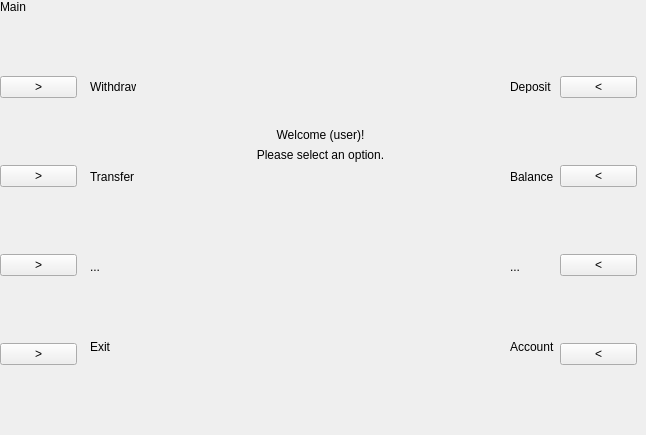
    <widget class="QWidget" name="main">
     <widget class="QLabel" name="label_L1">
      <property name="geometry">
       <rect>
        <x>90</x>
        <y>80</y>
        <width>46</width>
        <height>13</height>
       </rect>
      </property>
      <property name="text">
       <string>Withdraw</string>
      </property>
     </widget>
     <widget class="QLabel" name="label_R1">
      <property name="geometry">
       <rect>
        <x>510</x>
        <y>80</y>
        <width>46</width>
        <height>13</height>
       </rect>
      </property>
      <property name="text">
       <string>Deposit</string>
      </property>
     </widget>
     <widget class="QLabel" name="label_L2">
      <property name="geometry">
       <rect>
        <x>90</x>
        <y>170</y>
        <width>46</width>
        <height>13</height>
       </rect>
      </property>
      <property name="text">
       <string>Transfer</string>
      </property>
     </widget>
     <widget class="QLabel" name="label_R2">
      <property name="geometry">
       <rect>
        <x>510</x>
        <y>170</y>
        <width>46</width>
        <height>13</height>
       </rect>
      </property>
      <property name="text">
       <string>Balance</string>
      </property>
     </widget>
     <widget class="QWidget" name="verticalLayoutWidget_2">
      <property name="geometry">
       <rect>
        <x>560</x>
        <y>15</y>
        <width>77</width>
        <height>411</height>
       </rect>
      </property>
      <layout class="QVBoxLayout" name="verticalLayout_2">
       <item>
        <widget class="QPushButton" name="pushButton_R1">
         <property name="text">
          <string>&lt;</string>
         </property>
        </widget>
       </item>
       <item>
        <widget class="QPushButton" name="pushButton_R2">
         <property name="text">
          <string>&lt;</string>
         </property>
        </widget>
       </item>
       <item>
        <widget class="QPushButton" name="pushButton_R3">
         <property name="text">
          <string>&lt;</string>
         </property>
        </widget>
       </item>
       <item>
        <widget class="QPushButton" name="pushButton_R4">
         <property name="text">
          <string>&lt;</string>
         </property>
        </widget>
       </item>
      </layout>
     </widget>
     <widget class="QWidget" name="verticalLayoutWidget">
      <property name="geometry">
       <rect>
        <x>0</x>
        <y>15</y>
        <width>77</width>
        <height>411</height>
       </rect>
      </property>
      <layout class="QVBoxLayout" name="verticalLayout">
       <item>
        <widget class="QPushButton" name="pushButton_L1">
         <property name="text">
          <string>&gt;</string>
         </property>
        </widget>
       </item>
       <item>
        <widget class="QPushButton" name="pushButton_L2">
         <property name="text">
          <string>&gt;</string>
         </property>
        </widget>
       </item>
       <item>
        <widget class="QPushButton" name="pushButton_L3">
         <property name="text">
          <string>&gt;</string>
         </property>
        </widget>
       </item>
       <item>
        <widget class="QPushButton" name="pushButton_L4">
         <property name="text">
          <string>&gt;</string>
         </property>
        </widget>
       </item>
      </layout>
     </widget>
     <widget class="QLabel" name="label_L4">
      <property name="geometry">
       <rect>
        <x>90</x>
        <y>340</y>
        <width>46</width>
        <height>13</height>
       </rect>
      </property>
      <property name="text">
       <string>Exit</string>
      </property>
     </widget>
     <widget class="QLabel" name="label_R4">
      <property name="geometry">
       <rect>
        <x>510</x>
        <y>340</y>
        <width>46</width>
        <height>13</height>
       </rect>
      </property>
      <property name="text">
       <string>Account</string>
      </property>
     </widget>
     <widget class="QLabel" name="label_top">
      <property name="geometry">
       <rect>
        <x>90</x>
        <y>125</y>
        <width>461</width>
        <height>20</height>
       </rect>
      </property>
      <property name="text">
       <string>Welcome (user)!</string>
      </property>
      <property name="alignment">
       <set>Qt::AlignCenter</set>
      </property>
     </widget>
     <widget class="QLabel" name="label_bottom">
      <property name="geometry">
       <rect>
        <x>90</x>
        <y>145</y>
        <width>461</width>
        <height>20</height>
       </rect>
      </property>
      <property name="text">
       <string>Please select an option.</string>
      </property>
      <property name="alignment">
       <set>Qt::AlignCenter</set>
      </property>
     </widget>
     <widget class="QLabel" name="pageLabel">
      <property name="geometry">
       <rect>
        <x>0</x>
        <y>0</y>
        <width>46</width>
        <height>13</height>
       </rect>
      </property>
      <property name="text">
       <string>Main</string>
      </property>
     </widget>
     <widget class="QLabel" name="label_L3">
      <property name="geometry">
       <rect>
        <x>90</x>
        <y>260</y>
        <width>46</width>
        <height>13</height>
       </rect>
      </property>
      <property name="text">
       <string>...</string>
      </property>
     </widget>
     <widget class="QLabel" name="label_R3">
      <property name="geometry">
       <rect>
        <x>510</x>
        <y>260</y>
        <width>46</width>
        <height>13</height>
       </rect>
      </property>
      <property name="text">
       <string>...</string>
      </property>
     </widget>
    </widget>
